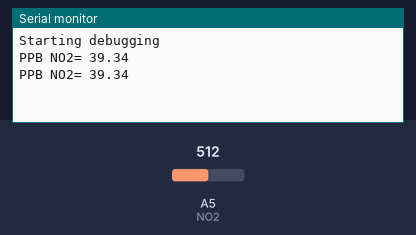
A sketch run on a simulated Arduino Leonardo, built with avr-gcc and run on an emulated ATmega32U4. On the bench: the last lines printed to the serial monitor. The inputs (shaded band) are chosen by the test bench; at power-on: A5 (NO2) = 512.

Above: at 1.8 s.
1.9 s: A5 (NO2) set to 716
At 2.3 s:
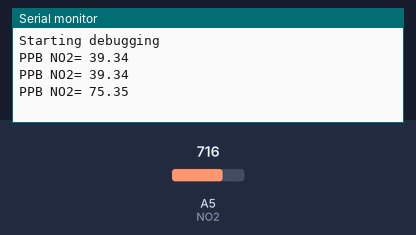
3.4 s: A5 (NO2) set to 900
At 4.8 s:
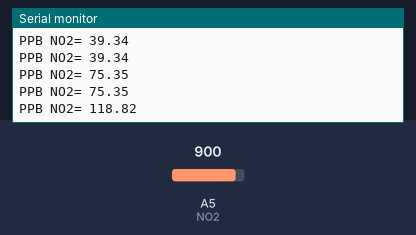
Timing chart, 0 to 6.4 s (numbered marks = the images above; inputs shaded):
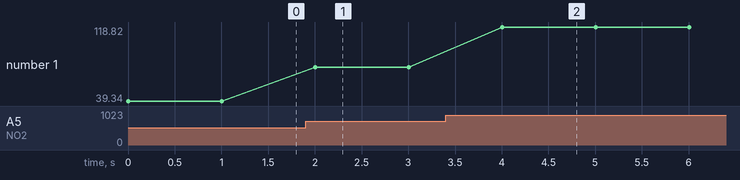

The sketch:

MiCS2710_test.ino
```cpp
/*
 Arduino AirQuality Tracker - NO2 in PartsPerMillion (PPM)

 Data transmited to Xively account using Telefonica GSM/GPRS Shield.

Code from the following public domain has been modified and built upon:
 http://arduino.cc/en/Tutorial/GSMExamplesXivelyClient

 */

//NO2 sensor variables
const int NO2=5; //NO2 sensor on analog 3
float ADCreading = 0; //variable to hold ADC reading
float Vout = 0; //output voltage
float Rs = 0; //Sensor Resistance
float ppbNO2 = 0; //ppb NO2

void setup()
{
  // initialize serial communications and wait for port to open:
  Serial.begin(9600);
  Serial.println("Starting debugging");
  /*
  while (!Serial) {
    ; // wait for serial port to connect. Needed for Leonardo only
  }
  */

}

void loop()
{
  // read the  sensor:
  ADCreading = analogRead(NO2);
  Vout = ADCreading/409.2;  //convert from ADC value back to voltage
  Rs = 22000/((5/Vout) - 1);   // find sensor resistance from Vout, using 5V input & 22kOhm load resistor
  ppbNO2 = (.000008*Rs - .0194)*1000;    //convert Rs to ppm concentration NO2 (equation derived from data found on http://airpi.es/sensors.php
  Serial.print("PPB NO2= ");
  Serial.println(ppbNO2);
  delay(1000);
  float sensorReading = ppbNO2;

}
```

Measured:
- after the input at 1.9 s, the serial monitor: prints a new line after 0.10 s (image 1)
- after the input at 3.4 s, the serial monitor: prints a new line after 0.61 s (image 2)
- plotted number 1: 39.34 → 75.35 after the input at 1.9 s, 75.35 → 118.82 after the input at 3.4 s
